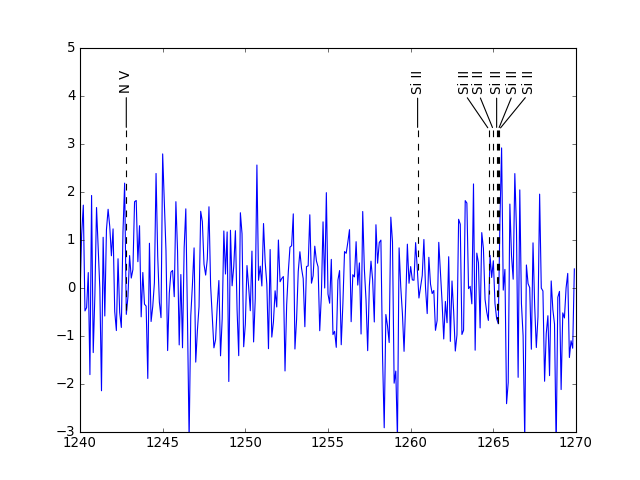

Source code (Python):
import numpy as np
from matplotlib import pyplot as plt
import lineid_plot

wave = 1240 + np.arange(300) * 0.1
flux = np.random.normal(size=300)
line_wave = [1242.80, 1260.42, 1264.74, 1265.00, 1265.2, 1265.3, 1265.35]
line_flux = np.interp(line_wave, wave, flux)
line_label1 = ['N V', 'Si II', 'Si II', 'Si II', 'Si II', 'Si II', 'Si II']
label1_sizes = np.array([12, 12, 12, 12, 12, 12, 12])

fig = plt.figure()
ax = fig.add_subplot(111)
ax.plot(wave, flux)
ax.axis([1240, 1270, -3, 5])
lineid_plot.plot_line_ids(wave, flux, line_wave, line_label1,
  arrow_tip=3.3, ax=ax, box_loc=4.3)

plt.show()
